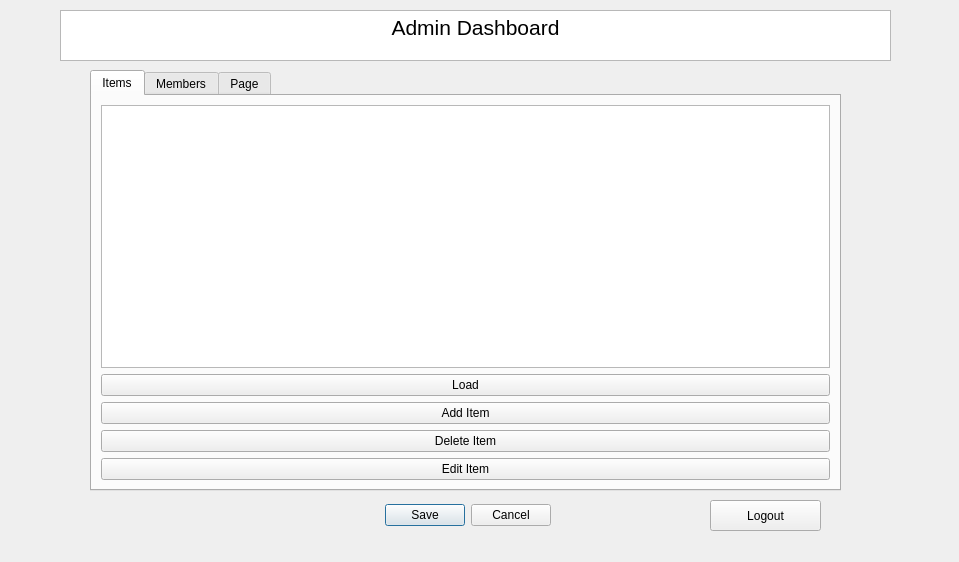
<?xml version="1.0" encoding="UTF-8"?>
<ui version="4.0">
 <class>AdminWindow</class>
 <widget class="QWidget" name="AdminWindow">
  <property name="geometry">
   <rect>
    <x>0</x>
    <y>0</y>
    <width>959</width>
    <height>562</height>
   </rect>
  </property>
  <property name="windowTitle">
   <string>Form</string>
  </property>
  <widget class="QTextBrowser" name="textBrowser">
   <property name="geometry">
    <rect>
     <x>60</x>
     <y>10</y>
     <width>831</width>
     <height>51</height>
    </rect>
   </property>
   <property name="html">
    <string>&lt;!DOCTYPE HTML PUBLIC &quot;-//W3C//DTD HTML 4.0//EN&quot; &quot;http://www.w3.org/TR/REC-html40/strict.dtd&quot;&gt;
&lt;html&gt;&lt;head&gt;&lt;meta name=&quot;qrichtext&quot; content=&quot;1&quot; /&gt;&lt;meta charset=&quot;utf-8&quot; /&gt;&lt;style type=&quot;text/css&quot;&gt;
p, li { white-space: pre-wrap; }
hr { height: 1px; border-width: 0; }
&lt;/style&gt;&lt;/head&gt;&lt;body style=&quot; font-family:'Segoe UI'; font-size:9pt; font-weight:400; font-style:normal;&quot;&gt;
&lt;p align=&quot;center&quot; style=&quot; margin-top:0px; margin-bottom:0px; margin-left:0px; margin-right:0px; -qt-block-indent:0; text-indent:0px;&quot;&gt;&lt;span style=&quot; font-size:16pt;&quot;&gt;Admin Dashboard&lt;/span&gt;&lt;/p&gt;&lt;/body&gt;&lt;/html&gt;</string>
   </property>
  </widget>
  <widget class="QDialogButtonBox" name="buttonBox">
   <property name="geometry">
    <rect>
     <x>380</x>
     <y>500</y>
     <width>171</width>
     <height>31</height>
    </rect>
   </property>
   <property name="standardButtons">
    <set>QDialogButtonBox::Cancel|QDialogButtonBox::Save</set>
   </property>
   <property name="centerButtons">
    <bool>false</bool>
   </property>
  </widget>
  <widget class="QPushButton" name="pushButton_3">
   <property name="geometry">
    <rect>
     <x>710</x>
     <y>500</y>
     <width>111</width>
     <height>31</height>
    </rect>
   </property>
   <property name="text">
    <string>Logout</string>
   </property>
  </widget>
  <widget class="QTabWidget" name="tabWidget">
   <property name="geometry">
    <rect>
     <x>90</x>
     <y>70</y>
     <width>751</width>
     <height>421</height>
    </rect>
   </property>
   <property name="currentIndex">
    <number>0</number>
   </property>
   <widget class="QWidget" name="tab_3">
    <attribute name="title">
     <string>Items</string>
    </attribute>
    <layout class="QVBoxLayout" name="verticalLayout">
     <item>
      <widget class="QTableView" name="tableView_3"/>
     </item>
     <item>
      <widget class="QPushButton" name="pushButton_9">
       <property name="text">
        <string>Load</string>
       </property>
      </widget>
     </item>
     <item>
      <widget class="QPushButton" name="pushButton_6">
       <property name="text">
        <string>Add Item</string>
       </property>
      </widget>
     </item>
     <item>
      <widget class="QPushButton" name="pushButton_7">
       <property name="text">
        <string>Delete Item</string>
       </property>
      </widget>
     </item>
     <item>
      <widget class="QPushButton" name="pushButton_8">
       <property name="text">
        <string>Edit Item</string>
       </property>
      </widget>
     </item>
    </layout>
   </widget>
   <widget class="QWidget" name="tab_4">
    <attribute name="title">
     <string>Members</string>
    </attribute>
    <layout class="QVBoxLayout" name="verticalLayout_3">
     <item>
      <widget class="QTableView" name="tableView"/>
     </item>
     <item>
      <widget class="QPushButton" name="pushButton_10">
       <property name="text">
        <string>Load</string>
       </property>
      </widget>
     </item>
     <item>
      <widget class="QPushButton" name="pushButton">
       <property name="text">
        <string>Add Member</string>
       </property>
      </widget>
     </item>
     <item>
      <widget class="QPushButton" name="pushButton_2">
       <property name="text">
        <string>Delete Member</string>
       </property>
      </widget>
     </item>
    </layout>
   </widget>
   <widget class="QWidget" name="tab_5">
    <attribute name="title">
     <string>Page</string>
    </attribute>
   </widget>
  </widget>
 </widget>
 <resources/>
 <connections/>
</ui>
